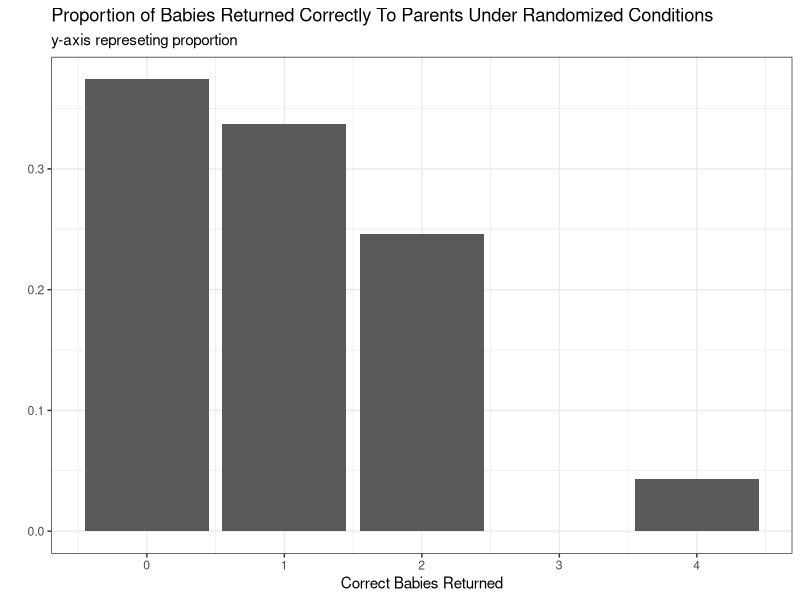
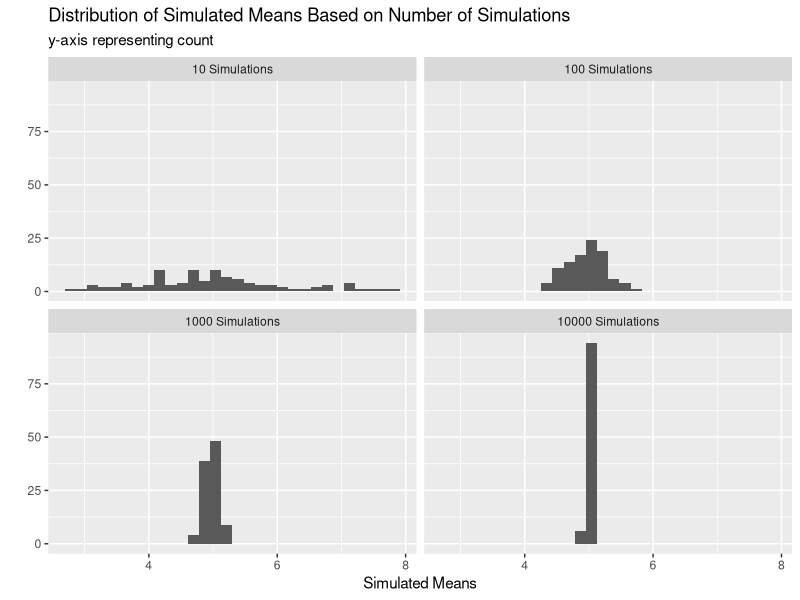

Generate these figures, in order, with R:
## ---- chunk 1
#| label: setup
#| message: false
library(tidyverse)
## ---- chunk 2
#| label: function-simulation-for-random-babies

randomBabies <- function(nBabies = 4){
  baby_tib <- tibble(pnum  = 1:nBabies,
                     bbnum = sample(1:nBabies, 
                                      size = nBabies, 
                                      replace = FALSE)) |>
  mutate(paired = if_else((pnum == bbnum), 
                          "TRUE", 
                          "FALSE")) |>
  filter(paired == "TRUE") |>
  nrow()
  return(baby_tib)}

results <- map_int(.x = 1:10000,
                   .f = ~randomBabies(nBabies = 4))
## ---- chunk 3
#| label: table-for-random-babies
baby_table <- enframe(results, 
        name = "simulation_number", 
        value = "ncorrect") |>
  group_by(ncorrect) |>
  count() |>
  ungroup()
#  pivot_wider(names_from = ncorrect, values_from = n)
## ---- chunk 4
#| label: table-for-random-babies

baby_table |>
  mutate(prop = n/sum(n)) |>
  ggplot(mapping = aes(x = ncorrect, 
                       y = prop)) +
  geom_bar(stat = "identity") +
  labs(title = "Proportion of Babies Returned Correctly To Parents Under Randomized Conditions",
       y = "",
       subtitle = "y-axis represeting proportion",
       x = "Correct Babies Returned")+
  theme_bw(base_family = "sans")
  
## ---- chunk 5
simulate_means <- function(n, df){
  map_dbl(.x = 1:100, 
          .f = ~rchisq(n = n, df = df) |> 
          mean()
          )
}
## ---- chunk 6
grid <- crossing(n = c(10,
                       100,
                       1000,
                       10000), 
                 df = 5)
## ---- chunk 7
all_simulations <- grid |> 
  mutate(simulated_m = pmap(.l = list(n = n,
                                      df = df), 
                            .f = simulate_means)) |> 
  unnest(simulated_m) 
## ---- chunk 8
#| label: table-of-simulated-means

all_simulations |>
  select(!df) |>
  unnest(simulated_m) |>
  pivot_wider(names_from = n, 
              values_from = simulated_m,
              names_glue = "{n}_simulations",
              values_fn = mean) 

## ---- chunk 9
#| label: plot-of-simulated Means
all_simulations |>
  mutate(n = as.character(n), 
         n = fct_recode(n, 
             `10 Simulations` = "10", 
             `100 Simulations` = "100", 
             `1000 Simulations` = "1000", 
             `10000 Simulations` = "10000")
         ) |>
  ggplot(mapping = aes(x = simulated_m)) +
  geom_histogram() +
  facet_wrap(~n) +
  labs(title = "Distribution of Simulated Means Based on Number of Simulations",
       subtitle = "y-axis representing count",
       x = "Simulated Means",
       y = "")
